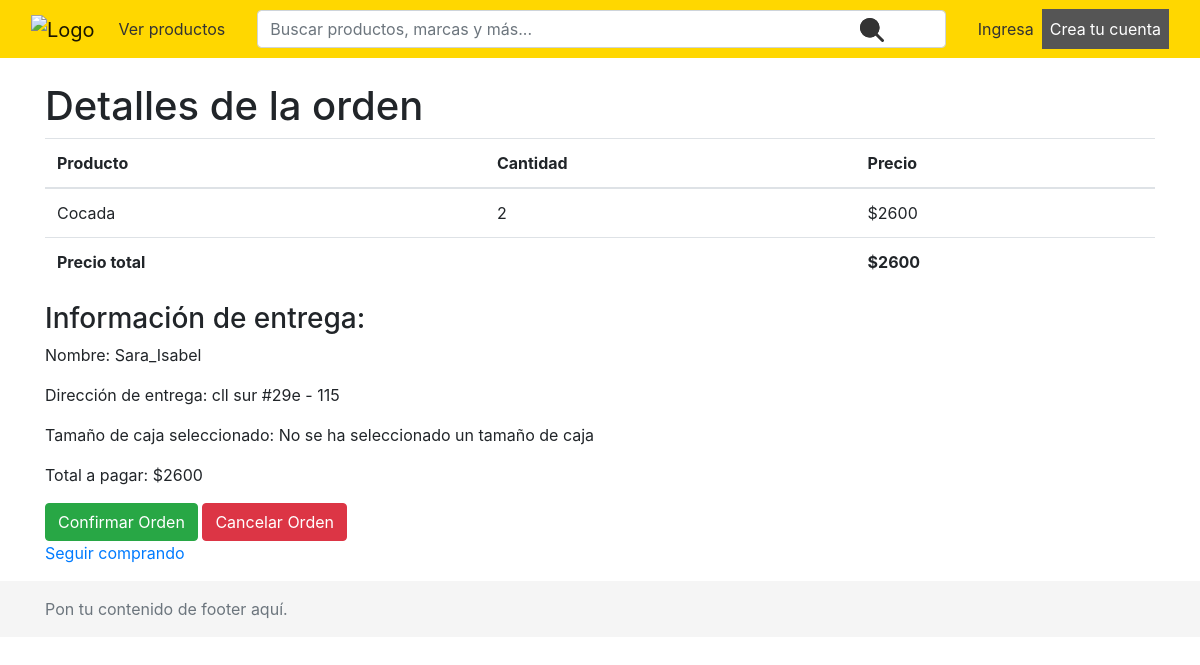
The page /shopping-cart/order/ (signed in) on the database its author committed.
### shoppingcart/models.py (models this page shows, shortened)
class CartItem(models.Model):
    cart = models.ForeignKey(Cart, on_delete=models.CASCADE, related_name="items")
    product = models.ForeignKey(Product, on_delete=models.CASCADE)
    quantity = models.IntegerField(default=1)
    def get_total_price(self):
        return self.product.price * self.quantity

### products/models.py (models this page shows)
class Product(models.Model):
    name = models.CharField(max_length=255)
    description=models.CharField(max_length=255)
    country=models.CharField(max_length=255)
    size=models.CharField(max_length=255)
    image_product= models.ImageField(upload_to='products/images/', default= 'products/images/box.jpg')
    price=models.IntegerField()

### users/models.py (models this page shows)
class CustomUser(AbstractUser):
    address = models.CharField(max_length = 255, null=True)
    phone_number = models.IntegerField(null=True)

### shoppingcart/views.py (the view, shortened to what this page needs)
# urls.py: path('order/', views.order, name='order'),
@login_required
def order(request):
    customer_id = request.user.id
    customer = CustomUser.objects.get(pk=customer_id)
    cart, create = Cart.objects.get_or_create(customer=customer)
    cart_items = CartItem.objects.filter(cart=cart.pk)
    total_cart = sum(item.get_total_price() for item in cart_items)
    return render(request, "order.html", {"cart": cart, "cart_items": cart_items, 'customer': customer, "total_price": total_cart})

### shoppingcart/templates/order.html (shortened to what this page needs)
{% extends 'templates/base.html' %}
{% block content %}
  <h1>Detalles de la orden</h1>
  <table class="table">
    <thead>
      <tr>
        <th>Producto</th>
        <th>Cantidad</th>
        <th>Precio</th>
      </tr>
    </thead>
    <tbody>
      {% for item in cart_items %}
        <tr>
          <td>{{ item.product.name }}</td>
          <td>{{ item.quantity }}</td>
          <td>${{ item.get_total_price }}</td>
        </tr>
      {% endfor %}
      <tr>
        <td><b>Precio total</b></td>
        <td></td>
        <td><b>${{ total_price }}</b></td>
      </tr>
    </tbody>
  </table>
  <h3>Información de entrega:</h3>
  <p>Nombre: {{ customer.username }}</p>
  <p>Dirección de entrega: {{ customer.address }}</p>
  <p>Tamaño de caja seleccionado: {% if box_size %}
    {% if box_size == '5' %}
        Caja pequeña (5 productos)
    {% elif box_size == '10' %}
        Caja mediana (10 productos)
    {% elif box_size == '20' %}
        Caja grande (20 productos)
    {% endif %}
    {% else %}
    No se ha seleccionado un tamaño de caja
  {% endif %}</p>
  <p>Total a pagar: ${{ total_price }}</p>
  <form action="{% url 'cart:order_confirmation' %}" method="post" style="display: inline;">
    <button type="submit" class="btn btn-success">Confirmar Orden</button>
  </form>
  <a href="{% url 'cart:cart' %}" class="btn btn-danger">Cancelar Orden</a>
  <p><a href="{% url 'list' %}">Seguir comprando</a></p>
{% endblock %}

### rows shown on the page
CartItem: product.name "Cocada", quantity "2", get_total_price "2600"
CustomUser: username "Sara_Isabel", address "cll sur #29e - 115"

### other values the page prints
{{ total_price }} "2600"
